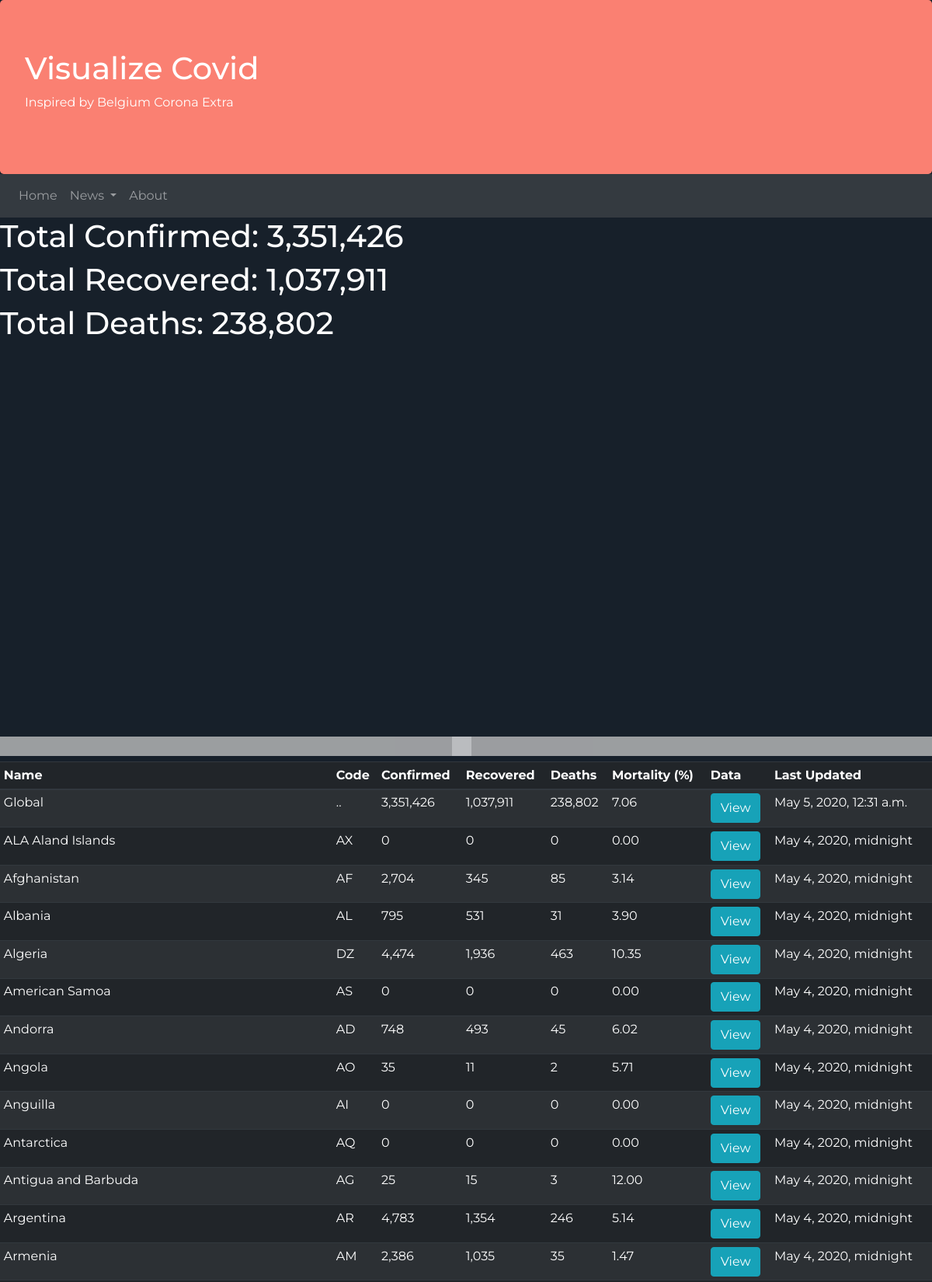
The page / (upper part) on the database its author committed.
### dashboard/models.py (models this page shows, shortened)
class Country(models.Model):
    name = models.CharField(max_length=50, unique=True)
    slug = models.CharField(max_length=50)
    alpha2_code = models.CharField(max_length=2)
    alpha3_code = models.CharField(max_length=3)
    confirmed = models.IntegerField("confirmed", default=0)
    recovered = models.IntegerField("recovered", default=0)
    deaths = models.IntegerField("deaths", default=0)
    mortality = models.DecimalField("mortality", decimal_places=2, max_digits=5, default=0)
    last_updated = models.DateTimeField("last_updated")
    class Meta:
        indexes = [
            models.Index(fields=['name', 'alpha2_code'])
        ]

### dashboard/views.py (the view)
# urls.py: path('', views.home_view, name='home'),
def home_view(request, *args, **kwargs):
    if scrape.get_countries().count() == 0 or scrape.get_dates().count() == 0 \
        or (timezone.now()-scrape.get_global().last_updated).total_seconds()/3600 > 24:
        scrape.fetch_api_data()
        scrape.fetch_time_data2()
    return render(request, 'home.html', {'global': scrape.get_global(), 'countries': scrape.get_countries()})

### dashboard/scrape.py (called while the page is built)
def get_global():
    try:
        return Country.objects.get(name='Global')
    except Country.DoesNotExist:
        return

def get_countries():
    return Country.objects.all()

def get_dates():
    return Date.objects.all()

### templates/home.html (shortened to what this page needs)
{% extends "base.html" %}
{% load humanize %}
{% load static %}
{% block content %}
<link rel="stylesheet" href="{% static '/css/pace.css' %}">
<link rel="stylesheet" type="text/css" href="{% static '/css/dataTables.bootstrap4.css' %}">
<div class="header" style="margin: 0 auto">
  <h1>Total Confirmed: {{ global.confirmed|intcomma }}</h1>
  <h1>Total Recovered: {{ global.recovered|intcomma }}</h1>
  <h1>Total Deaths: {{ global.deaths|intcomma }}</h1>
</div>
<div id="mapcontainer" class="datamaps" style="margin: 0 auto; position: relative; width: 900px; height: 500px;"></div>
<div class="slidecontainer">
  <input type="range" min="1" max="100" value="50" class="slider" id="myRange">
</div>
<table id="table_id" class="table table-dark table-striped table-sm table-hover" cellspacing="0" width="100%">
  <thead>
    <tr>
      <th scope="col">Name</th>
      <th scope="col">Code</th>
      <th scope="col">Confirmed</th>
      <th scope="col">Recovered</th>
      <th scope="col">Deaths</th>
      <th scope="col">Mortality (%)</th>
      <th scope="col">Data</th>
      <th scope="col">Last Updated</th>
    </tr>
  </thead>
  <tbody>
    {% for c in countries %}
    <tr>
      <td>{{ c.name }}</td>
      <td>{{ c.alpha2_code }}</td>
      <td>{{ c.confirmed|intcomma }}</td>
      <td>{{ c.recovered|intcomma }}</td>
      <td>{{ c.deaths|intcomma }}</td>
      <td>{{ c.mortality }}</td>
      <td><button id="view_btn" type="button" class="btn btn-info" onclick="view_country('{{ c.alpha3_code|lower }}')">View</button></td>
      <td>{{ c.last_updated }}</td>
    </tr>
    {% endfor %}
  </tbody>
</table>
{% endblock content %}

### templates/base.html (shortened to what this page needs)
{% load static %}
<!doctype html>
<html>
  <head>
      <link rel="stylesheet" href="https://stackpath.bootstrapcdn.com/bootstrap/4.1.3/css/bootstrap.min.css">
      <link rel="stylesheet" href="{% static '/css/base.css' %}">
  </head>
  <body>
    <div class="jumbotron" style="margin-bottom: 0px;">
      <h1>Visualize Covid</h1>
      <p>Inspired by Belgium Corona Extra</p>
    </div>
    <nav class="navbar navbar-expand-md navbar-dark bg-dark sticky-top">
      <div class="collapse navbar-collapse" id="collapse_target">
        <ul class="navbar-nav">
          <li class="nav-item">
            <a class="nav-link" href="{% url 'home' %}">Home</a>
          </li>
          <li class="nav-item dropdown">
            <a class="nav-link dropdown-toggle" data-toggle="dropdown" data-target="dropdown_target" href="{% url 'news' %}">
              News
            </a>
          </li>
          <li class="nav-item">
            <a class="nav-link" href="{% url 'about' %}">About</a>
          </li>
        </ul>
      </div>
    </nav>
    {% block content %}{% endblock %}
  </body>
</html>

### static/css/base.css (style rules this page uses)
body { background-color: #17202A !important; font-family: 'Montserrat', sans-serif; }
h1 { color: white; }
p { color: white; }
.jumbotron { background-color: #FA8072; }
.slidecontainer { width: 100%; }
.slider { -webkit-appearance: none; appearance: none; width: 100%; height: 25px; background: #d3d3d3; outline: none; opacity: 0.7; -webkit-transition: .2s; transition: opacity .2s; }

### rows shown on the page
Country: confirmed "3,351,426", recovered "1,037,911", deaths "238,802", name "Global", alpha2_code "..", mortality "7.06", last_updated "May 5, 2020, 12:31 a.m."
Country: name "ALA Aland Islands", alpha2_code "AX", confirmed "0", recovered "0", deaths "0", mortality "0.00", last_updated "May 4, 2020, midnight"
Country: name "Afghanistan", alpha2_code "AF", confirmed "2,704", recovered "345", deaths "85", mortality "3.14", last_updated "May 4, 2020, midnight"
Country: name "Albania", alpha2_code "AL", confirmed "795", recovered "531", deaths "31", mortality "3.90", last_updated "May 4, 2020, midnight"
Country: name "Algeria", alpha2_code "DZ", confirmed "4,474", recovered "1,936", deaths "463", mortality "10.35", last_updated "May 4, 2020, midnight"
Country: name "American Samoa", alpha2_code "AS", confirmed "0", recovered "0", deaths "0", mortality "0.00", last_updated "May 4, 2020, midnight"
Country: name "Andorra", alpha2_code "AD", confirmed "748", recovered "493", deaths "45", mortality "6.02", last_updated "May 4, 2020, midnight"
Country: name "Angola", alpha2_code "AO", confirmed "35", recovered "11", deaths "2", mortality "5.71", last_updated "May 4, 2020, midnight"
Country: name "Anguilla", alpha2_code "AI", confirmed "0", recovered "0", deaths "0", mortality "0.00", last_updated "May 4, 2020, midnight"
Country: name "Antarctica", alpha2_code "AQ", confirmed "0", recovered "0", deaths "0", mortality "0.00", last_updated "May 4, 2020, midnight"
Country: name "Antigua and Barbuda", alpha2_code "AG", confirmed "25", recovered "15", deaths "3", mortality "12.00", last_updated "May 4, 2020, midnight"
Country: name "Argentina", alpha2_code "AR", confirmed "4,783", recovered "1,354", deaths "246", mortality "5.14", last_updated "May 4, 2020, midnight"
Country: name "Armenia", alpha2_code "AM", confirmed "2,386", recovered "1,035", deaths "35", mortality "1.47", last_updated "May 4, 2020, midnight"
